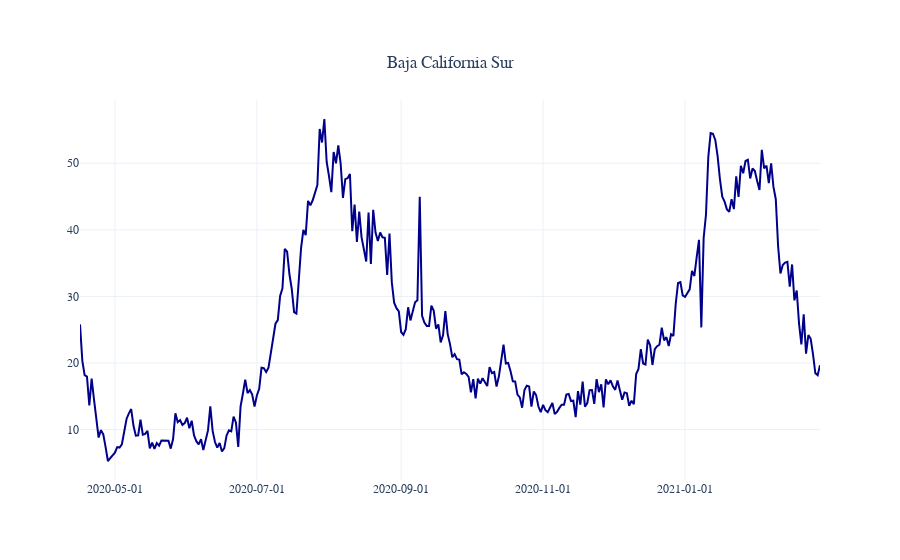

Notebook code for this chart:
### Code cell
# 3
ESTADO = 'Baja California Sur'

fig = go.Figure()

fig.add_trace( go.Scatter( x = BU_Estado[ ( BU_Estado['Estado'] == ESTADO ) \
                                         & ( BU_Estado['Date'] > '2020-04-15' ) ]['Date'], 
                          y = BU_Estado[ ( BU_Estado['Estado'] == ESTADO )  \
                                         & ( BU_Estado['Date'] > '2020-04-15' ) ]['% Ocupación'], 
                          name = ESTADO, line_color = 'darkblue' ) )

fig.update_layout( template = 'plotly_white', # "plotly", "plotly_white", "ggplot2", "seaborn", "simple_white", "none"
                  barmode = 'overlay', 
                  title = { 'text': ESTADO,
                           'y':0.9, 'x':0.5, 'xanchor': 'center', 'yanchor': 'top'}, 
                  font_family = 'Calibri Light')

fig.update_xaxes(tickformat = '%Y-%m-%d') # (tickangle = 90, tickformat = '%Y-%m-%d')

fig.show()

### Figure 1 — Plotly figure (JSON) as saved in the notebook; plotly's stock layout.template omitted (floating-point values rounded to 4 significant figures; data arrays with more than 128 entries replaced by an {"elided": "..."} marker saying what was removed)
{"data": [{"line": {"color": "darkblue"}, "name": "Baja California Sur", "type": "scatter", "x": {"elided": "319 str values"}, "y": {"elided": "319 float values"}}], "layout": {"barmode": "overlay", "font": {"family": "Calibri Light"}, "title": {"text": "Baja California Sur", "x": 0.5, "xanchor": "center", "y": 0.9, "yanchor": "top"}, "xaxis": {"tickformat": "%Y-%m-%d"}}}
